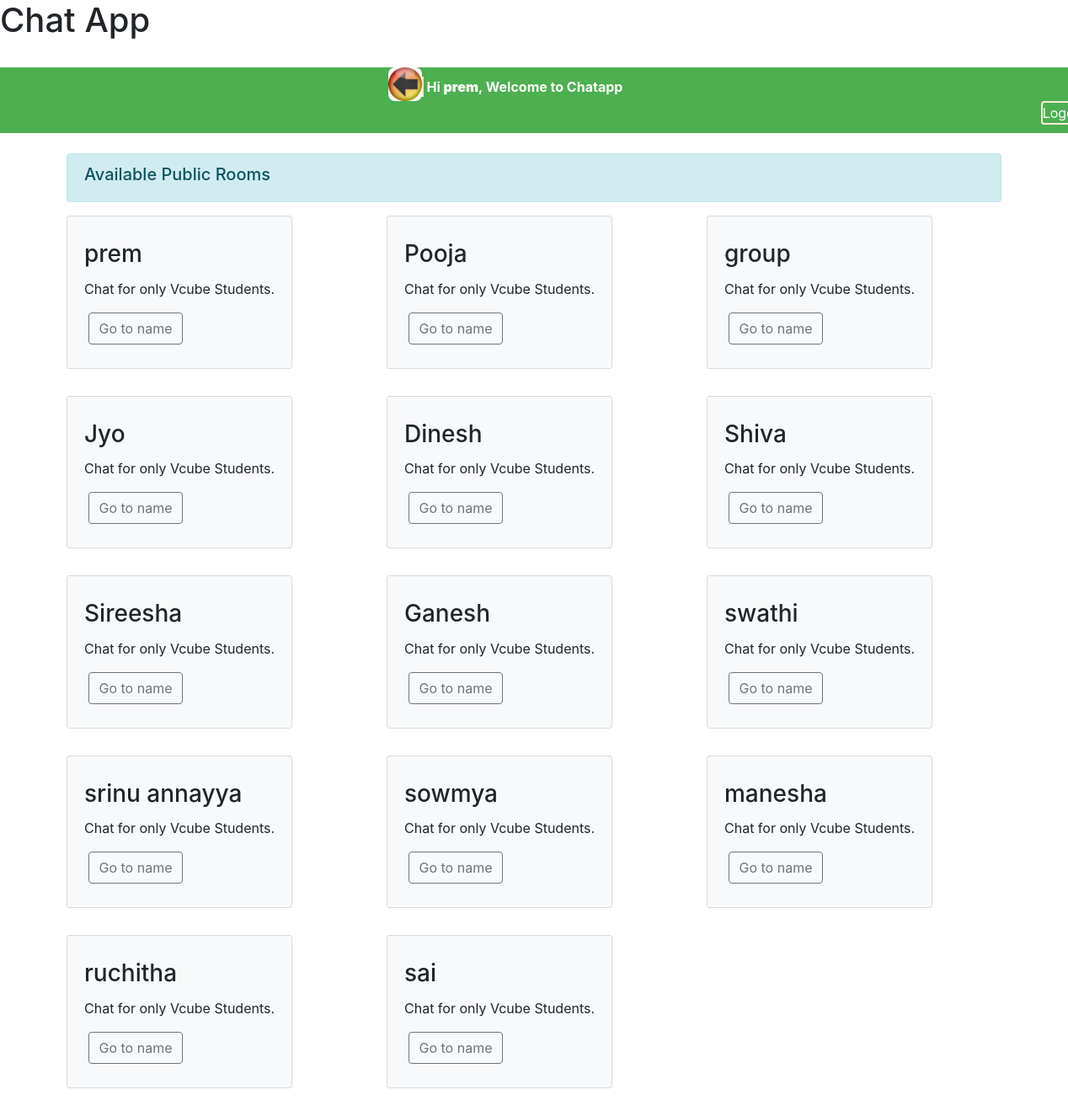
The app's page / (signed in) with its own data.
### chatapp/models.py (models this page shows, shortened)
class Room(models.Model):
    name = models.CharField(max_length=20)
    slug = models.SlugField(max_length=100)

### chatapp/views.py (the view)
# urls.py: path("", views.rooms, name="rooms"),
@login_required(login_url='login')
def rooms(request):
    rooms = Room.objects.all()
    return render(request, "rooms.html", {"rooms": rooms})

### templates/rooms.html (shortened to what this page needs)
{% extends 'base.html' %}
{% block content %}
{% if user.is_authenticated %}
  <div class="container">
    <div class="alert alert-info d-flex justify-content-between" role="alert">
        <h5>Available Public Rooms</h5>
      </div>
      {% if rooms %}
        <div class="row equal">
            {% for room in rooms %}
            <div class="col-sm-4 d-flex pb-3">
                <div class="card bg-light mb-3" style="max-width: 18rem;">
                    <div class="card-block">
                        <h3 class="card-title">{{room.name}}</h3>
                        <p class="card-text"> Chat for only Vcube  Students.</p>
                        <tr>
                        <a href="/{{room.slug}}" class="btn btn-outline-secondary">Go to name</a>
                    </div>
                </div>
            </div>
            {% endfor %}
        </div>
    {% else %}
            No Rooms Available!
    {% endif %}
</div>
{% endif %}
<br/>
{% endblock %}

### templates/base.html (shortened to what this page needs)
<!doctype html>
<html lang="en">
<head>
    <link rel="stylesheet" href="https://cdn.jsdelivr.net/npm/bootstrap@4.3.1/dist/css/bootstrap.min.css">
</head>
<body>
    {% block header %}
    <div><h1>Chat App </h1></div>
    <div><img src="/static/vcube image.jpg" alt="" style="width: 120px; border-radius: 20%;  margin-left:190px; margin-top: -80px; max-width:  170px;"></div>
    <div id="head">
    <div class="chat-header">
        <a style="border: 2px solid bisque;color:aquamarine;" href="http://127.0.0.1:8000/"><img src="/static/green.jpeg" alt="" style="width: 120px; border-radius: 20%;  margin-left:-10px; margin-top: -10px; max-width:  40px;"><style margin-left: 60px;></style></a>
        Hi <b>{{ user.username }}</b>, Welcome to Chatapp
        <form action="{% url 'logout' %}" method="post" style="display: inline; margin-left: 1250px;margin-top:60px;">
            <button type="submit" class="btn btn-link logout-button" style="padding: 0;border:2px solid antiquewhite; margin-right:-70px;max-width: 150px;">Logout</button>
        </form>
    </div>
</div>
    <br/>
    {% endblock %}
    <main>
        {% block content %}
        {% endblock %}
    </main>
</body>
</html>

### templates/base.html (style rules this page uses)
.alert { animation: changeColor 5s infinite alternate; }
.card { max-width: initial; }
.card-block { padding: 28px 20px; }
.chat-header { background-color: #4CAF50; color: white; margin-left: -60px; padding: 10px 0; text-align: center; font-weight: bold; }
.logout-button { color: white; }

### records on screen
Room: name "prem"
Room: name "Pooja"
Room: name "group"
Room: name "Jyo"
Room: name "Dinesh"
Room: name "Shiva"
Room: name "Sireesha"
Room: name "Ganesh"
Room: name "swathi"
Room: name "srinu annayya"
Room: name "sowmya"
Room: name "manesha"
Room: name "ruchitha"
Room: name "sai"

### other values on screen
{{ user.username }} "prem"
